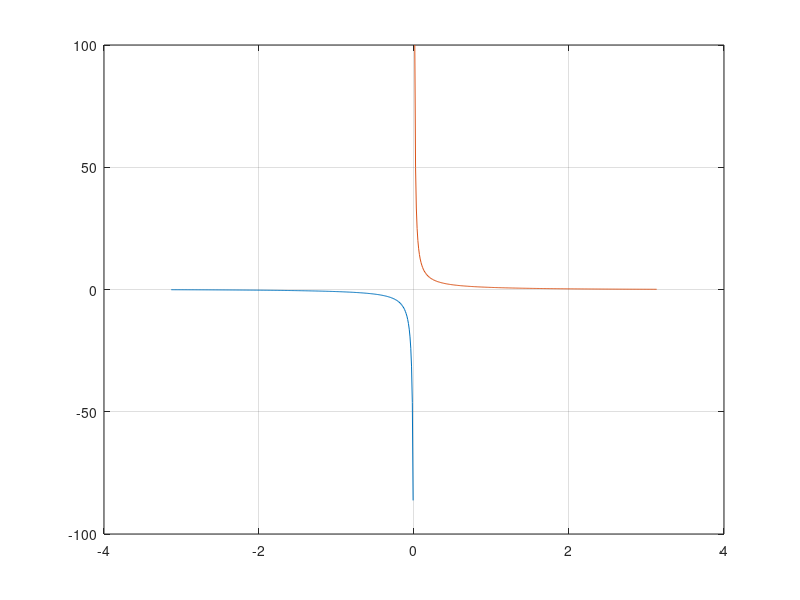

MATLAB code to generate this figure:
% Regression test function (black blox) for FreeMat v svn
% This function is autogenerated by helpgen.
function bbtest_success = bbtest_csch
  bbtest_success = 1;
NumErrors = 0;
try
  x1 = -pi+.01:.01:-.01;

catch
  NumErrors = NumErrors + 1;
end
try
  x2 = .01:.01:pi-.01;

catch
  NumErrors = NumErrors + 1;
end
try
  plot(x1,csch(x1),x2,csch(x2)); grid('on');

catch
  NumErrors = NumErrors + 1;
end
try
  mprint('cschplot');

catch
  NumErrors = NumErrors + 1;
end
if (NumErrors ~= 0) bbtest_success = 0; return; end
